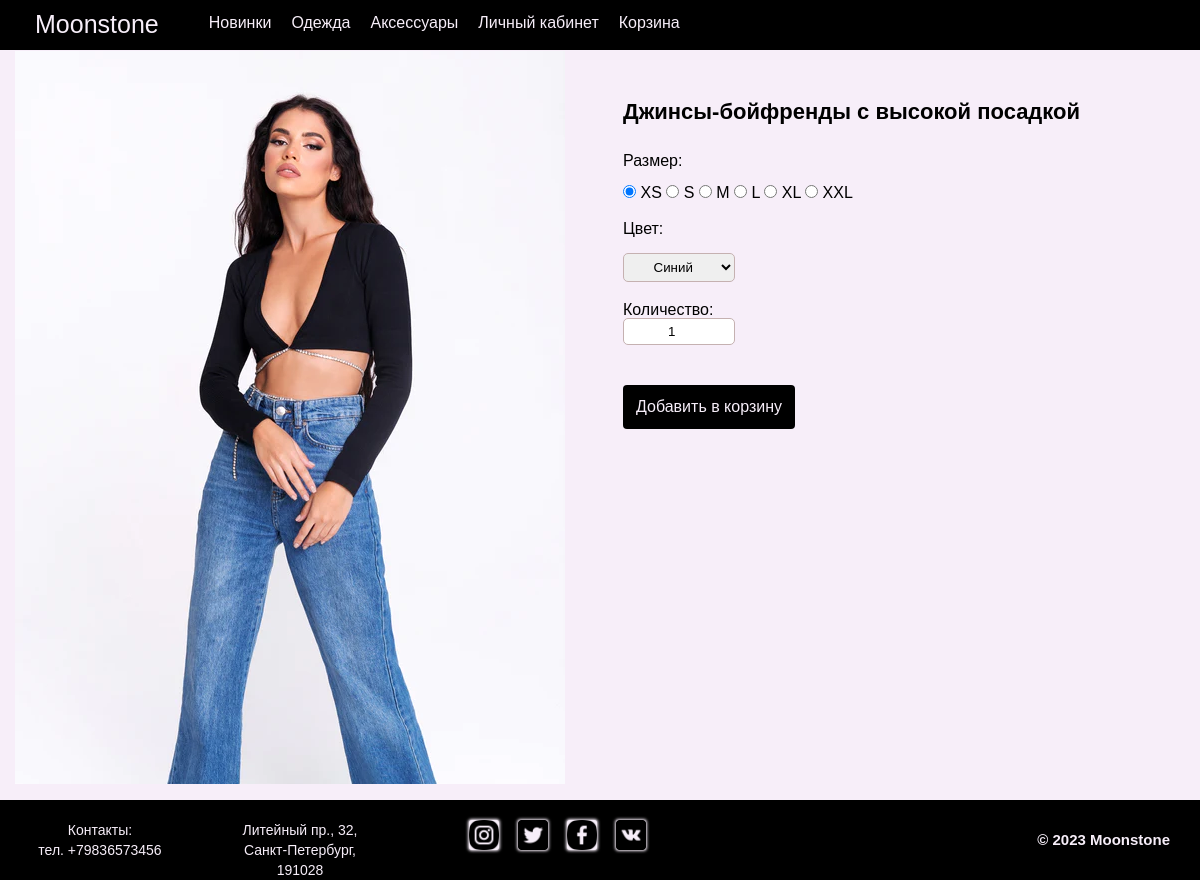
/product/1/, run on the app's committed database.
### shop/models.py (models this page shows, shortened)
class Product(models.Model):
    name = models.CharField(max_length=255)
    description = models.TextField()
    price = models.DecimalField(max_digits=10, decimal_places=2)
    image = models.ImageField(upload_to='product_images', storage=fs)
    color = models.CharField(max_length=50, default='Белый', null=True)
    size = models.CharField(max_length=20, default='One',null=True)

### shop/views.py (the view)
# urls.py: path('product/<int:id>/', views.product_detail, name='product_detail'),
def product_detail(request, id):
    product = get_object_or_404(Product, id=id)
    colors = product.color.split(',') if product.color else []
    sizes = product.size.split(',') if product.size else []
    return render(request, 'shop/product_detail.html', {'product': product, 'colors': colors, 'sizes': sizes})

### templates/shop/product_detail.html (shortened to what this page needs)
{% extends 'shop/base.html' %}
{% block content %}
<main class="main">
  <div class="detail__body">
    <div class="detail__row">
      <div class="detail">
        <div class="detail__image">
          <img src="{{ product.image.url }}" alt="{{ product.name }}">
        </div>
      </div>
      <div class="detail">
        <div class="detail__name">
          <h1>{{ product.name }}</h1>
          <form method="post" action="{% url 'shop:cart_add' product.id %}">
            <div class="detail__form">
              <label>Размер:</label><br><br>
              {% for size in sizes %}
                <label>
                  <input class="detail__form__size" type="radio" name="size" value="{{ size }}" {% if forloop.first %}checked{% endif %}>
                  {{ size }}
                </label>
              {% endfor %}
            </div>
            <div class="detail__form">
              <label for="id_color">Цвет:</label><br><br>
              <select name="color" id="id_color">
                {% for color in colors %}
                  <option value="{{ color }}" {% if forloop.first %}selected{% endif %}>{{ color }}</option>
                {% endfor %}
              </select>
            </div>
            <div class="detail__form">
              <label for="id_quantity">Количество:</label><br>
              <input type="number" name="quantity" id="id_quantity" value="1" min="1" max="10" step="1">
            </div>
            <button type="submit" class="btn btn-primary add-to-cart-btn">Добавить в корзину</button>
          </form>
        </div>
      </div>
    </div>
  </div>
</main>
{% endblock %}

### static/css/style.css (style rules this page uses)
* { padding: 0; margin: 0; border: 0; }
*, *:before, *:after { -moz-box-sizing: border-box; -webkit-box-sizing: border-box; box-sizing: border-box; }
html, body { height: 100%; width: 100%; font-size: 100%; line-height: 1; font-size: 14px; -ms-text-size-adjust: 100%; -moz-text-size-adjust: 100%; -webkit-text-size-adjust: 100%; }
input, button, textarea { font-family: inherit; }
button { cursor: pointer; }
img { vertical-align: top; }
h1, h2, h3, h4, h5, h6 { font-size: inherit; font-weight: 400; }
body { font-family: 'Gilroy-Medium', sans-serif; }
main { max-width: 100%; }
.detail__body { background-color: #f7eef9; padding-top: 50px; padding-bottom: 10px; position: relative; height: 800px; }
.detail__row { display: flex; flex-wrap: wrap; justify-content: space-between; }
.detail { min-width: calc(50% - 10px); max-height: 600px; margin: 1px; vertical-align: top; text-align: left; box-sizing: border-box; position: relative; padding-left: 1em; padding-right: 1em; }
.detail__image img { max-width: 600px; max-height: 100%; }
.detail__name form { margin-top: 30px; }
.detail__name button { padding: 13px; border-radius: 4px; background-color: #000000; color: #f7eef9; font-size: 16px; margin-top: 20px; }
.detail__name h1 { font-weight: 700; font-size: 22px; margin-bottom: 20px; }
.detail__name { margin-top: 50px; font-size: 16px; }
.detail__form { font-size: 16px; padding-bottom: 20px; }
.detail__form input[type="number"], .detail__form select { display: block; width: 20%; padding: 5px 10px; border: 1px solid #c5b1b1; border-radius: 5px; text-align: center; }

### data on the page
Product: image (picture), name "Джинсы-бойфренды с высокой посадкой"

### other printed values
{{ size }} "XS" "S" "M" "L" "XL" "XXL"
form field color "Синий"
